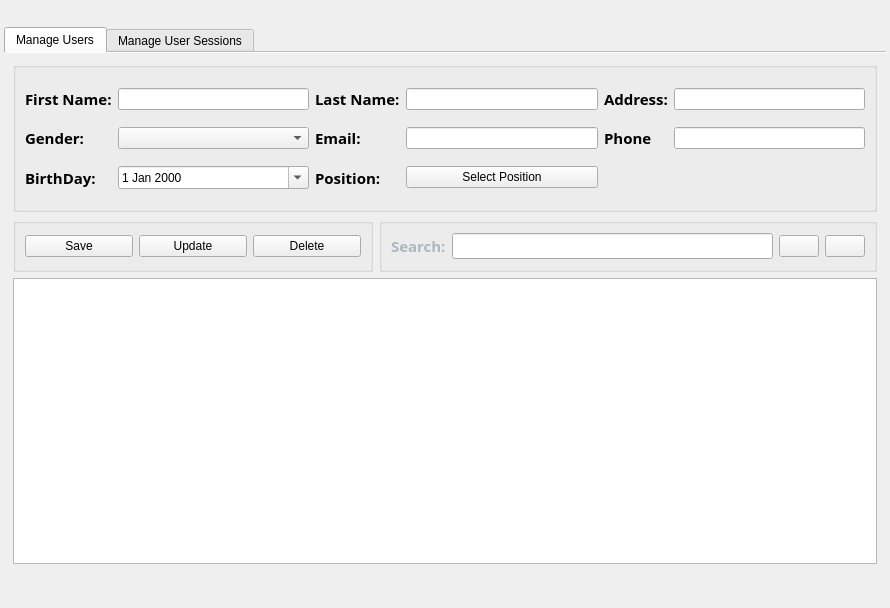
<?xml version="1.0" encoding="UTF-8"?>
<ui version="4.0">
 <class>FrmManageUsers</class>
 <widget class="QWidget" name="FrmManageUsers">
  <property name="geometry">
   <rect>
    <x>0</x>
    <y>0</y>
    <width>890</width>
    <height>608</height>
   </rect>
  </property>
  <property name="windowTitle">
   <string>Form</string>
  </property>
  <property name="styleSheet">
   <string notr="true"/>
  </property>
  <layout class="QGridLayout" name="gridLayout">
   <property name="leftMargin">
    <number>4</number>
   </property>
   <property name="topMargin">
    <number>27</number>
   </property>
   <property name="rightMargin">
    <number>4</number>
   </property>
   <property name="bottomMargin">
    <number>4</number>
   </property>
   <property name="horizontalSpacing">
    <number>6</number>
   </property>
   <item row="0" column="0">
    <widget class="QTabWidget" name="tabWidget">
     <property name="styleSheet">
      <string notr="true"/>
     </property>
     <property name="currentIndex">
      <number>0</number>
     </property>
     <property name="documentMode">
      <bool>true</bool>
     </property>
     <widget class="QWidget" name="widget">
      <attribute name="title">
       <string>Manage Users</string>
      </attribute>
      <layout class="QGridLayout" name="gridLayout_5">
       <item row="1" column="1">
        <widget class="QGroupBox" name="groupBox_3">
         <property name="minimumSize">
          <size>
           <width>480</width>
           <height>50</height>
          </size>
         </property>
         <property name="title">
          <string/>
         </property>
         <layout class="QGridLayout" name="gridLayout_4">
          <item row="0" column="0">
           <widget class="QLabel" name="label_8">
            <property name="font">
             <font>
              <family>Century Gothic</family>
              <pointsize>11</pointsize>
              <weight>75</weight>
              <bold>true</bold>
             </font>
            </property>
            <property name="styleSheet">
             <string notr="true">QLabel{
color: rgb(174, 182, 191);}</string>
            </property>
            <property name="text">
             <string>Search:</string>
            </property>
           </widget>
          </item>
          <item row="0" column="1">
           <widget class="QLineEdit" name="textSearch">
            <property name="font">
             <font>
              <family>Century Gothic</family>
              <pointsize>10</pointsize>
             </font>
            </property>
            <property name="styleSheet">
             <string notr="true"/>
            </property>
           </widget>
          </item>
          <item row="0" column="2">
           <widget class="QPushButton" name="BtnFilters">
            <property name="styleSheet">
             <string notr="true"/>
            </property>
            <property name="text">
             <string/>
            </property>
            <property name="icon">
             <iconset>
              <normaloff>../../Assets/Images/IMG-Filter.png</normaloff>../../Assets/Images/IMG-Filter.png</iconset>
            </property>
            <property name="iconSize">
             <size>
              <width>32</width>
              <height>32</height>
             </size>
            </property>
           </widget>
          </item>
          <item row="0" column="3">
           <widget class="QPushButton" name="BtnClearFilters">
            <property name="styleSheet">
             <string notr="true"/>
            </property>
            <property name="text">
             <string/>
            </property>
            <property name="icon">
             <iconset>
              <normaloff>../../Assets/Images/IMG-Delete.png</normaloff>../../Assets/Images/IMG-Delete.png</iconset>
            </property>
            <property name="iconSize">
             <size>
              <width>32</width>
              <height>32</height>
             </size>
            </property>
           </widget>
          </item>
         </layout>
        </widget>
       </item>
       <item row="1" column="0">
        <widget class="QGroupBox" name="groupBox_2">
         <property name="minimumSize">
          <size>
           <width>360</width>
           <height>54</height>
          </size>
         </property>
         <property name="title">
          <string/>
         </property>
         <layout class="QGridLayout" name="gridLayout_3">
          <property name="bottomMargin">
           <number>9</number>
          </property>
          <property name="spacing">
           <number>6</number>
          </property>
          <item row="0" column="0">
           <widget class="QPushButton" name="BtnSave">
            <property name="styleSheet">
             <string notr="true"/>
            </property>
            <property name="text">
             <string>Save</string>
            </property>
            <property name="icon">
             <iconset>
              <normaloff>../../Assets/Images/IMG-Save.png</normaloff>../../Assets/Images/IMG-Save.png</iconset>
            </property>
            <property name="iconSize">
             <size>
              <width>32</width>
              <height>32</height>
             </size>
            </property>
           </widget>
          </item>
          <item row="0" column="1">
           <widget class="QPushButton" name="BtnUpdate">
            <property name="styleSheet">
             <string notr="true"/>
            </property>
            <property name="text">
             <string>Update</string>
            </property>
            <property name="icon">
             <iconset>
              <normaloff>../../Assets/Images/IMG-Update.png</normaloff>../../Assets/Images/IMG-Update.png</iconset>
            </property>
            <property name="iconSize">
             <size>
              <width>32</width>
              <height>32</height>
             </size>
            </property>
           </widget>
          </item>
          <item row="0" column="2">
           <widget class="QPushButton" name="BtnDelete">
            <property name="styleSheet">
             <string notr="true"/>
            </property>
            <property name="text">
             <string>Delete</string>
            </property>
            <property name="icon">
             <iconset>
              <normaloff>../../Assets/Images/IMG-Delete.png</normaloff>../../Assets/Images/IMG-Delete.png</iconset>
            </property>
            <property name="iconSize">
             <size>
              <width>32</width>
              <height>32</height>
             </size>
            </property>
           </widget>
          </item>
         </layout>
        </widget>
       </item>
       <item row="0" column="0" colspan="2">
        <widget class="QGroupBox" name="groupBox">
         <property name="sizePolicy">
          <sizepolicy hsizetype="Preferred" vsizetype="Preferred">
           <horstretch>0</horstretch>
           <verstretch>0</verstretch>
          </sizepolicy>
         </property>
         <property name="minimumSize">
          <size>
           <width>850</width>
           <height>150</height>
          </size>
         </property>
         <property name="title">
          <string/>
         </property>
         <layout class="QGridLayout" name="gridLayout_2">
          <item row="0" column="5">
           <widget class="QLineEdit" name="textAddress"/>
          </item>
          <item row="0" column="4">
           <widget class="QLabel" name="label_9">
            <property name="font">
             <font>
              <family>Century Gothic</family>
              <pointsize>11</pointsize>
              <weight>75</weight>
              <bold>true</bold>
             </font>
            </property>
            <property name="styleSheet">
             <string notr="true"/>
            </property>
            <property name="text">
             <string>Address:</string>
            </property>
           </widget>
          </item>
          <item row="1" column="4">
           <widget class="QLabel" name="label_6">
            <property name="font">
             <font>
              <family>Century Gothic</family>
              <pointsize>11</pointsize>
              <weight>75</weight>
              <bold>true</bold>
             </font>
            </property>
            <property name="styleSheet">
             <string notr="true"/>
            </property>
            <property name="text">
             <string>Phone</string>
            </property>
           </widget>
          </item>
          <item row="0" column="3">
           <widget class="QLineEdit" name="textLastName"/>
          </item>
          <item row="0" column="1">
           <widget class="QLineEdit" name="textFirstName"/>
          </item>
          <item row="0" column="0">
           <widget class="QLabel" name="label">
            <property name="font">
             <font>
              <family>Century Gothic</family>
              <pointsize>11</pointsize>
              <weight>75</weight>
              <bold>true</bold>
             </font>
            </property>
            <property name="styleSheet">
             <string notr="true"/>
            </property>
            <property name="text">
             <string>First Name:</string>
            </property>
           </widget>
          </item>
          <item row="0" column="2">
           <widget class="QLabel" name="label_2">
            <property name="font">
             <font>
              <family>Century Gothic</family>
              <pointsize>11</pointsize>
              <weight>75</weight>
              <bold>true</bold>
             </font>
            </property>
            <property name="styleSheet">
             <string notr="true"/>
            </property>
            <property name="text">
             <string>Last Name:</string>
            </property>
           </widget>
          </item>
          <item row="1" column="0">
           <widget class="QLabel" name="label_4">
            <property name="font">
             <font>
              <family>Century Gothic</family>
              <pointsize>11</pointsize>
              <weight>75</weight>
              <bold>true</bold>
             </font>
            </property>
            <property name="styleSheet">
             <string notr="true"/>
            </property>
            <property name="text">
             <string>Gender:</string>
            </property>
           </widget>
          </item>
          <item row="1" column="2">
           <widget class="QLabel" name="label_5">
            <property name="font">
             <font>
              <family>Century Gothic</family>
              <pointsize>11</pointsize>
              <weight>75</weight>
              <bold>true</bold>
             </font>
            </property>
            <property name="styleSheet">
             <string notr="true"/>
            </property>
            <property name="text">
             <string>Email:</string>
            </property>
           </widget>
          </item>
          <item row="1" column="1">
           <widget class="QComboBox" name="CboGender">
            <property name="minimumSize">
             <size>
              <width>150</width>
              <height>22</height>
             </size>
            </property>
           </widget>
          </item>
          <item row="1" column="3">
           <widget class="QLineEdit" name="textEmail"/>
          </item>
          <item row="1" column="5">
           <widget class="QLineEdit" name="textPhone"/>
          </item>
          <item row="2" column="5">
           <widget class="QLabel" name="LblPosition">
            <property name="styleSheet">
             <string notr="true">QLabel{
color: rgb(174, 182, 191);
}</string>
            </property>
            <property name="text">
             <string/>
            </property>
            <property name="alignment">
             <set>Qt::AlignCenter</set>
            </property>
           </widget>
          </item>
          <item row="2" column="3">
           <widget class="QPushButton" name="BtnPosition">
            <property name="minimumSize">
             <size>
              <width>150</width>
              <height>22</height>
             </size>
            </property>
            <property name="text">
             <string>Select Position</string>
            </property>
           </widget>
          </item>
          <item row="2" column="2">
           <widget class="QLabel" name="label_7">
            <property name="font">
             <font>
              <family>Century Gothic</family>
              <pointsize>11</pointsize>
              <weight>75</weight>
              <bold>true</bold>
             </font>
            </property>
            <property name="styleSheet">
             <string notr="true"/>
            </property>
            <property name="text">
             <string>Position:</string>
            </property>
           </widget>
          </item>
          <item row="2" column="1">
           <widget class="QDateEdit" name="dateBirthDay">
            <property name="calendarPopup">
             <bool>true</bool>
            </property>
           </widget>
          </item>
          <item row="2" column="0">
           <widget class="QLabel" name="label_10">
            <property name="font">
             <font>
              <family>Century Gothic</family>
              <pointsize>11</pointsize>
              <weight>75</weight>
              <bold>true</bold>
             </font>
            </property>
            <property name="styleSheet">
             <string notr="true"/>
            </property>
            <property name="text">
             <string>BirthDay:</string>
            </property>
           </widget>
          </item>
         </layout>
        </widget>
       </item>
       <item row="4" column="0" colspan="2">
        <widget class="QLabel" name="LblMessage">
         <property name="minimumSize">
          <size>
           <width>0</width>
           <height>25</height>
          </size>
         </property>
         <property name="font">
          <font>
           <family>Century Gothic</family>
           <pointsize>10</pointsize>
          </font>
         </property>
         <property name="text">
          <string/>
         </property>
         <property name="alignment">
          <set>Qt::AlignCenter</set>
         </property>
        </widget>
       </item>
       <item row="2" column="0" colspan="2">
        <widget class="QTableWidget" name="tableWidget"/>
       </item>
      </layout>
     </widget>
     <widget class="QWidget" name="tab_2">
      <attribute name="title">
       <string>Manage User Sessions</string>
      </attribute>
     </widget>
    </widget>
   </item>
  </layout>
 </widget>
 <tabstops>
  <tabstop>textFirstName</tabstop>
  <tabstop>textLastName</tabstop>
  <tabstop>textAddress</tabstop>
  <tabstop>CboGender</tabstop>
  <tabstop>textEmail</tabstop>
  <tabstop>textPhone</tabstop>
  <tabstop>dateBirthDay</tabstop>
  <tabstop>BtnPosition</tabstop>
  <tabstop>BtnSave</tabstop>
  <tabstop>BtnUpdate</tabstop>
  <tabstop>BtnDelete</tabstop>
  <tabstop>textSearch</tabstop>
  <tabstop>tableWidget</tabstop>
  <tabstop>tabWidget</tabstop>
  <tabstop>BtnClearFilters</tabstop>
  <tabstop>BtnFilters</tabstop>
 </tabstops>
 <resources/>
 <connections/>
</ui>
